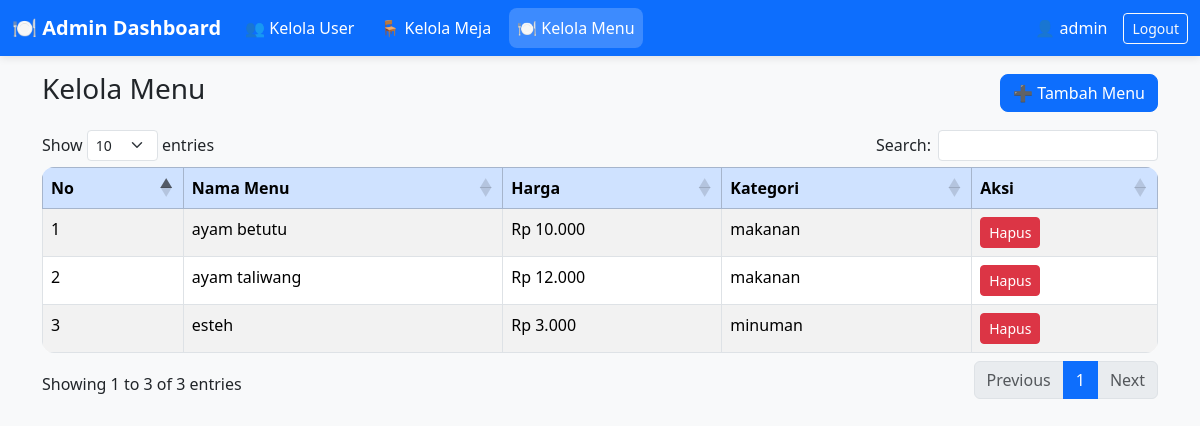
Screenshot of /admin/menu.php (signed in) with the database file from the repository.
### tables this page shows
CREATE TABLE `menu` (
  `id` int(11) NOT NULL,
  `nama_menu` varchar(100) DEFAULT NULL,
  `harga` int(11) DEFAULT NULL,
  `kategori` enum('makanan','minuman') DEFAULT NULL
);

### admin/menu.php (the view, shortened to what this page needs)
<?php
include '../config/koneksi.php';
?>
<!DOCTYPE html>
<html lang="id">
<head>
    <link href="https://cdn.jsdelivr.net/npm/bootstrap@5.3.2/dist/css/bootstrap.min.css" rel="stylesheet">
    <link href="https://cdn.datatables.net/1.13.4/css/dataTables.bootstrap5.min.css" rel="stylesheet">
</head>
<body class="bg-light">
<nav class="navbar navbar-expand-lg navbar-dark bg-primary fixed-top">
    <div class="container-fluid">
        <a class="navbar-brand fw-bold" href="#">🍽️ Admin Dashboard</a>
        <div class="collapse navbar-collapse" id="navbarAdmin">
            <ul class="navbar-nav me-auto mb-2 mb-lg-0">
                <li class="nav-item">
                    <a class="nav-link" href="user.php">👥 Kelola User</a>
                </li>
                <li class="nav-item">
                    <a class="nav-link" href="meja.php">🪑 Kelola Meja</a>
                </li>
                <li class="nav-item">
                    <a class="nav-link active" href="menu.php">🍽️ Kelola Menu</a>
                </li>
            </ul>
            <span class="text-white me-3">👤 <?= $_SESSION['username']; ?></span>
            <a href="../logout.php" class="btn btn-outline-light btn-sm">Logout</a>
        </div>
    </div>
</nav>
<br>
<br>
<div class="container mt-4">
    <div class="d-flex justify-content-between align-items-center mb-3">
        <h3>Kelola Menu</h3>
        <button class="btn btn-primary" data-bs-toggle="modal" data-bs-target="#tambahModal">➕ Tambah Menu</button>
    </div>
    <table id="menuTable" class="table table-bordered table-striped">
        <thead class="table-primary">
            <tr>
                <th>No</th>
                <th>Nama Menu</th>
                <th>Harga</th>
                <th>Kategori</th>
                <th>Aksi</th>
            </tr>
        </thead>
        <tbody>
            <?php
            $no = 1;
            $menu = mysqli_query($koneksi, "SELECT * FROM menu");
            while ($row = mysqli_fetch_assoc($menu)) {
                echo "<tr>
                        <td>{$no}</td>
                        <td>{$row['nama_menu']}</td>
                        <td>Rp " . number_format($row['harga'], 0, ',', '.') . "</td>
                        <td>{$row['kategori']}</td>
                        <td>
                            <a href='?hapus={$row['id']}' onclick=\"return confirm('Yakin hapus menu ini?')\" class='btn btn-sm btn-danger'>Hapus</a>
                        </td>
                      </tr>";
                $no++;
            }
            ?>
        </tbody>
    </table>
</div>
</body>
</html>

### admin/menu.php (style rules this page uses)
body { background-color: #f2f6fc; }
.navbar { box-shadow: 0 2px 8px rgba(0,0,0,0.1); }
.nav-link { color: white !important; font-weight: 500; margin-right: 10px; padding: 8px 16px; border-radius: 8px; transition: 0.3s; }
.nav-link:hover, .nav-link.active { background-color: rgba(255,255,255,0.2); }
.table { background: white; border-radius: 12px; overflow: hidden; }
.btn-primary { border-radius: 8px; }

### rows the page displays
menu: nama_menu "ayam betutu", harga "10.000", kategori "makanan"
menu: nama_menu "ayam taliwang", harga "12.000", kategori "makanan"
menu: nama_menu "esteh", harga "3.000", kategori "minuman"

### other values shown
$_SESSION['username'] "admin"
